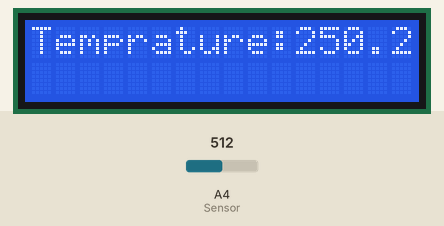
A sketch run on a simulated Arduino Uno, built with avr-gcc and run on an emulated ATmega328P. Shown: 16×2 character LCD. Inputs (shaded band) come from the test bench; at power-on: A4 (Sensor) = 512.

Above: at 1.2 s.
1.3 s: A4 (Sensor) set to 716
At 2.1 s:
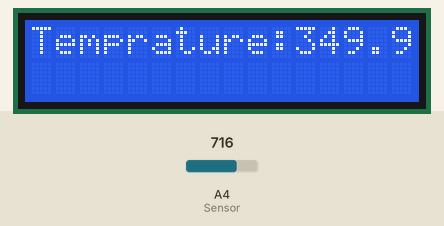
3.0 s: A4 (Sensor) set to 900
At 3.4 s:
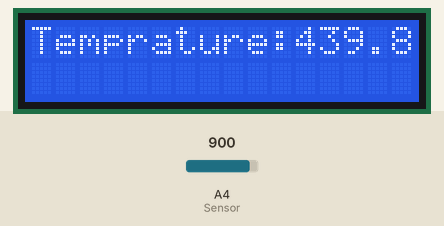
4.5 s: A4 (Sensor) set to 1023
At 5.9 s:
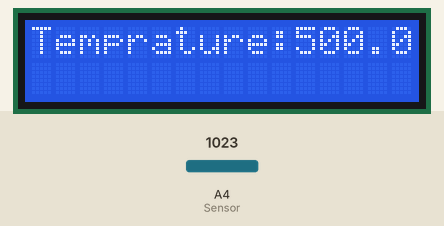
Timing chart, 0 to 7.5 s (numbered marks = the images above; inputs shaded):
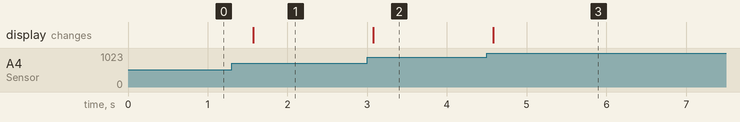

The sketch:

TemperatureDisplay.ino
```cpp
/*
 This sketch displays temperature on the LCD

 The circuit:
 * LCD RS pin to digital pin 2
 * LCD Enable pin to digital pin 3
 * LCD D4 pin to digital pin 4
 * LCD D5 pin to digital pin 5
 * LCD D6 pin to digital pin 6
 * LCD D7 pin to digital pin 7
 * LCD R/W pin to ground
 * 10K resistor:
 * ends to +5V and ground
 * wiper to LCD VO pin (pin 3)
*/

// include the library code:
#include <LiquidCrystal.h>

// initialize the library with the numbers of the interface pins
LiquidCrystal lcd(2, 3, 4, 5, 6, 7);

void setup() {
  // set up the LCD's number of columns and rows:
  lcd.begin(16, 2);
  // Print a message to the LCD.
  lcd.print("Temprature: ");
}

void loop() {

  float temp;
  temp = (5.00 * analogRead(A4) * 100) / 1023.0; //Read Temperature Sensor
  lcd.setCursor(11, 0);
  lcd.print(temp);
  delay(500);
}
```

Measured:
- after the input at 1.3 s, the display: changes after 0.27 s (image 1)
- after the input at 3.0 s, the display: changes after 0.07 s (image 2)
- after the input at 4.5 s, the display: changes after 0.08 s (image 3)
